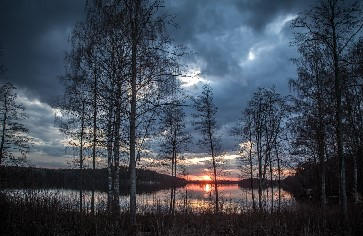
#> input picture Lab02/Lab02/landscape.jpg, 363 x 236 px
$ python -i adjustContrast.py   (imports and definitions only)
#> lines starting #> are read from the running program, lines starting #| are printed output that depends on the picture
#> further down, picture is the input picture: shape (236, 363, 3); mean B, G, R 83.2, 71.5, 63.7
# -*- coding: utf-8 -*-
"""
Created on Fri Mar 29 16:19:02 2024

@author: MU180926
"""

import cv2
import numpy as np


input_dir = 'dataset/test'
output_dir = 'dataset/output'

# you are allowed to import other Python packages above
##########################
def adjustContrast(img):
    # Inputs
    # img: Input image, a 3D numpy array of row*col*3 in BGR format
    #
    # Output
    # outImg: segmentation image
    #
    #########################################################################
    # ADD YOUR CODE BELOW THIS LINE

    r,g,b =cv2.split(img)
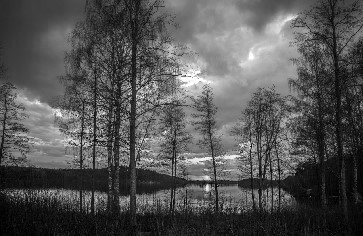
#> r: shape (236, 363); min 0, max 255, mean 83.2
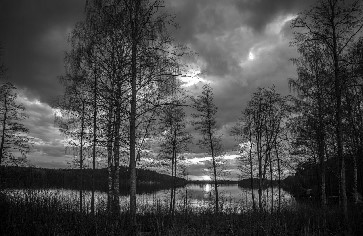
#> g: shape (236, 363); min 0, max 255, mean 71.5
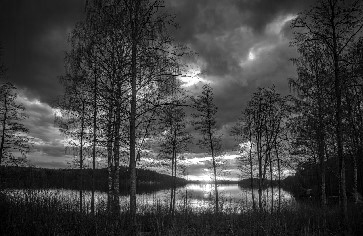
#> b: shape (236, 363); min 0, max 255, mean 63.7

    r = cv2.equalizeHist(r)
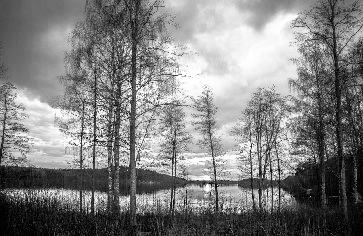
#> r: shape (236, 363); min 0, max 255, mean 128
    g = cv2.equalizeHist(g)
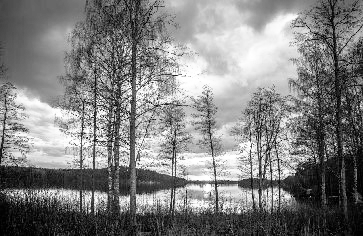
#> g: shape (236, 363); min 0, max 255, mean 128.1
    b = cv2.equalizeHist(b)
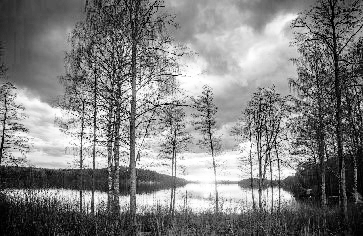
#> b: shape (236, 363); min 0, max 255, mean 127.8

    outImg = cv2.merge((r,g,b))
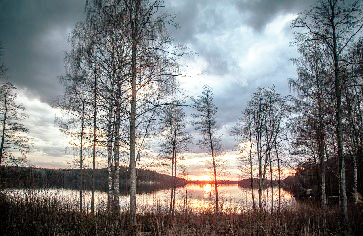
#> outImg: shape (236, 363, 3); mean B, G, R 128, 128.1, 127.8


    # END OF YOUR CODE
    #########################################################################
    return outImg

>>> import cv2
>>> picture = cv2.imread('landscape.jpg')
>>> result = adjustContrast(picture)

$ run again, on Lab02/Lab02/redflower.jpg
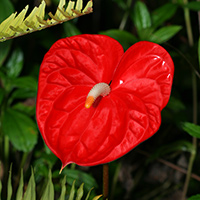
#> input picture Lab02/Lab02/redflower.jpg, 200 x 200 px
#> picture is the input picture: shape (200, 200, 3); mean B, G, R 17.3, 38.9, 103.4
#> in adjustContrast, `b = cv2.equalizeHist(b)`:
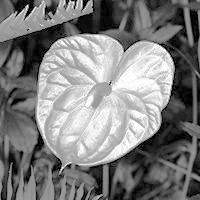
#> b: shape (200, 200); min 0, max 255, mean 125.7
#> in adjustContrast, `outImg = cv2.merge((r,g,b))`:
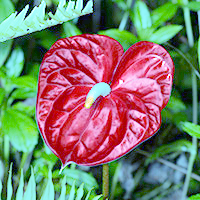
#> outImg: shape (200, 200, 3); mean B, G, R 108.3, 123.7, 125.7
